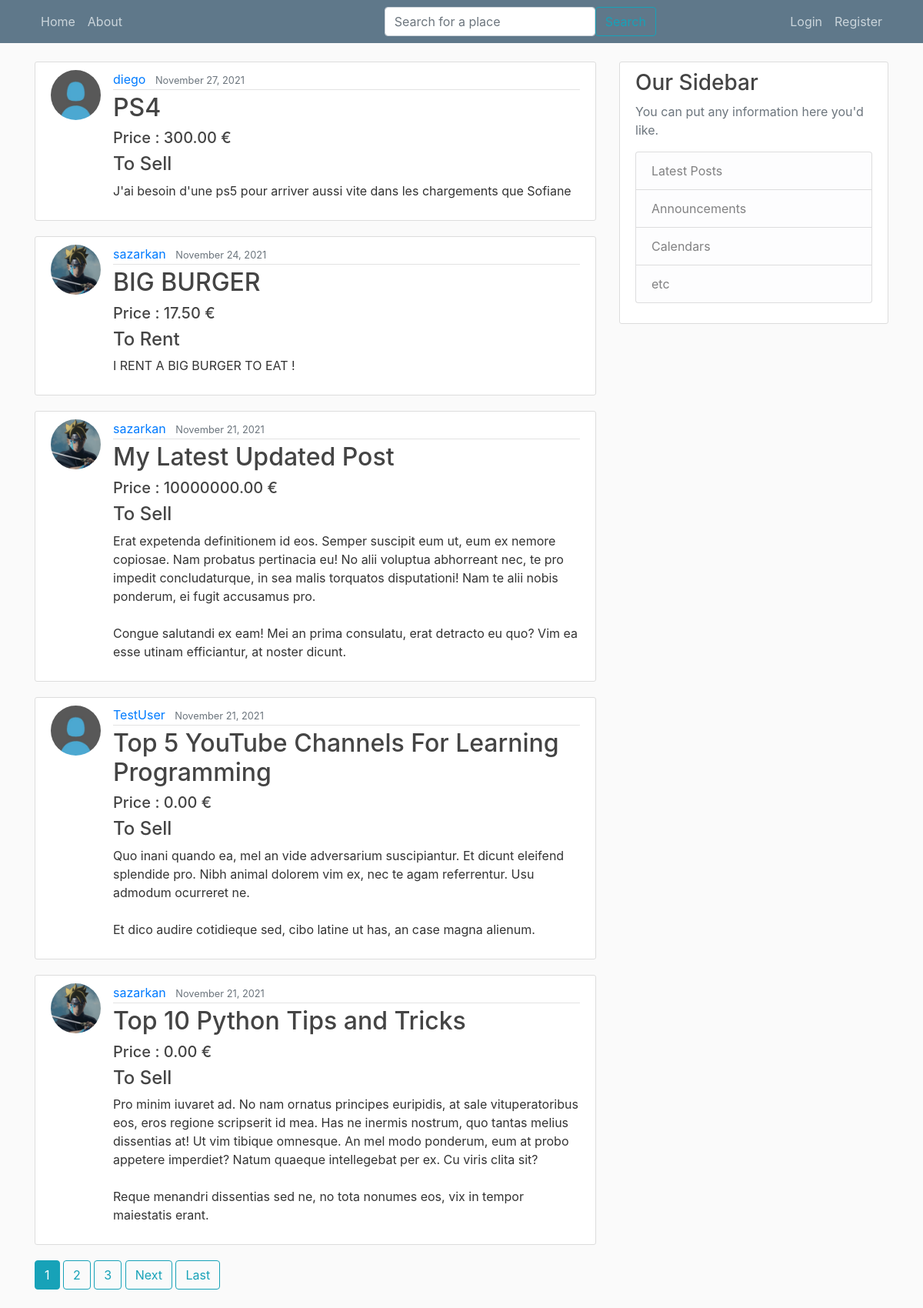
The page / on the database its author committed.
### blog/models.py (models this page shows, shortened)
class Post(models.Model): #creation d'un Post
    title = models.CharField(max_length=100)
    price = models.DecimalField(default=0, max_digits= 15, decimal_places=2)
    sell_rent = models.CharField(default= 'S', max_length=10, choices=SELLORRENT_CHOICES)
    content= models.TextField()
    date_posted= models.DateTimeField(default=timezone.now)
    author= models.ForeignKey(User, on_delete=models.CASCADE) #reférence à une autre classe (clé étrangère)

### users/models.py (models this page shows, shortened)
class Profile(models.Model):
    user = models.OneToOneField(User, on_delete=models.CASCADE) #CASCADE : si je supprime l'utilisateur, le profil sera supprimé aussi. Mais si je supprime le profil, l'utilisateur ne sera pas supprimé
    image = models.ImageField(default='default.jpg', upload_to='profile_pics') #default = image par défaut si l'user ne choisit aucune pdp

### blog/views.py (the view)
# urls.py: path('', PostListView.as_view(), name='blog-home'), # localhost:8000/blog/
class PostListView(ListView): #affichage de tous les posts (home.html)
    model = Post
    template_name = 'blog/home.html' # <app>/<model>_<viewtype>.html
    context_object_name = 'posts'
    ordering = ['-date_posted'] #permet d'afficher les posts du plus récent au plus ancien (grâce au '-' devant date_posted)
    paginate_by = 5 #nombre de posts qui vont être affichés sur une page

### blog/templates/blog/home.html (shortened to what this page needs)
{% extends "blog/base.html" %}
{% block content %}
    {% for post in posts %}
        <article class="media content-section">
            <img class="rounded-circle article-img" src="{{ post.author.profile.image.url }}">
            <div class="media-body">
                <div class="article-metadata">
                    <a class="mr-2" href="{% url 'user-posts' post.author.username %}">{{ post.author }}</a>
                    <small class="text-muted">{{ post.date_posted|date:"F d, Y" }}</small>
                </div>
                <h2><a class="article-title" href="{% url 'post-detail' post.id %}">{{ post.title }}</a></h2>
                <h5 class="article-content">Price : {{ post.price }} €</h5>
                <h4 class="article-content">{{ post.get_sell_rent_display }}</h4>
                <p class="article-content">{{ post.content }}</p>
            </div>
        </article>
    {% endfor %}
    {% if is_paginated %}
        {% for num in page_obj.paginator.page_range %}
            {% if page_obj.number == num %}
                <a class="btn btn-info mb-4" href="?page={{ num }}">{{ num }}</a>
            {% elif num > page_obj.number|add:'-3' and num < page_obj.number|add:'3' %}
                <a class="btn btn-outline-info mb-4" href="?page={{ num }}">{{ num }}</a>
            {% endif %}
        {% endfor %}
        {% if page_obj.has_next %}
                <a class="btn btn-outline-info mb-4" href="?page={{ page_obj.next_page_number }}">Next</a>
                <a class="btn btn-outline-info mb-4" href="?page={{ page_obj.paginator.num_pages }}">Last</a>
        {% endif %}
    {% endif %}
{% endblock content %}

### blog/static/blog/main.css (style rules this page uses)
body { background: #fafafa; color: #333333; margin-top: 5rem; }
h1, h2, h3, h4, h5, h6 { color: #444444; }
.content-section { background: #ffffff; padding: 10px 20px; border: 1px solid #dddddd; border-radius: 3px; margin-bottom: 20px; }
.article-title { color: #444444; }
.article-content { white-space: pre-line; }
.article-img { height: 65px; width: 65px; margin-right: 16px; }
.article-metadata { padding-bottom: 1px; margin-bottom: 4px; border-bottom: 1px solid #e3e3e3 }

### rows shown on the page
Post: author.profile.image (placeholder picture), author "diego", date_posted "November 27, 2021", title "PS4", price "300.00", sell_rent "To Sell", content "J'ai besoin d'une ps5 pour arriver aussi vite dans les chargements que Sofiane"
Post: author.profile.image (picture), author "sazarkan", date_posted "November 24, 2021", title "BIG BURGER", price "17.50", sell_rent "To Rent", content "I RENT A BIG BURGER TO EAT !"
Post: author.profile.image (picture), author "sazarkan", date_posted "November 21, 2021", title "My Latest Updated Post", price "10000000.00", sell_rent "To Sell", content "Erat expetenda definitionem id eos. Semper suscipit eum ut, eum ex nemore copiosae. Nam probatus pertinacia eu! No alii voluptua abhorreant nec, te pro impedit concludaturque, in sea malis torquatos disputationi! Nam te alii nobis ponderum, ei fugit accusamus pro. Congue salutandi ex eam! Mei an prima consulatu, erat detracto eu quo? Vim ea esse utinam efficiantur, at noster dicunt."
Post: author.profile.image (placeholder picture), author "TestUser", date_posted "November 21, 2021", title "Top 5 YouTube Channels For Learning Programming", price "0.00", sell_rent "To Sell", content "Quo inani quando ea, mel an vide adversarium suscipiantur. Et dicunt eleifend splendide pro. Nibh animal dolorem vim ex, nec te agam referrentur. Usu admodum ocurreret ne. Et dico audire cotidieque sed, cibo latine ut has, an case magna alienum."
Post: author.profile.image (picture), author "sazarkan", date_posted "November 21, 2021", title "Top 10 Python Tips and Tricks", price "0.00", sell_rent "To Sell", content "Pro minim iuvaret ad. No nam ornatus principes euripidis, at sale vituperatoribus eos, eros regione scripserit id mea. Has ne inermis nostrum, quo tantas melius dissentias at! Ut vim tibique omnesque. An mel modo ponderum, eum at probo appetere imperdiet? Natum quaeque intellegebat per ex. Cu viris clita sit? Reque menandri dissentias sed ne, no tota nonumes eos, vix in tempor maiestatis erant."

### other values the page prints
{{ num }} "1"
{{ num }} "2" "3"
